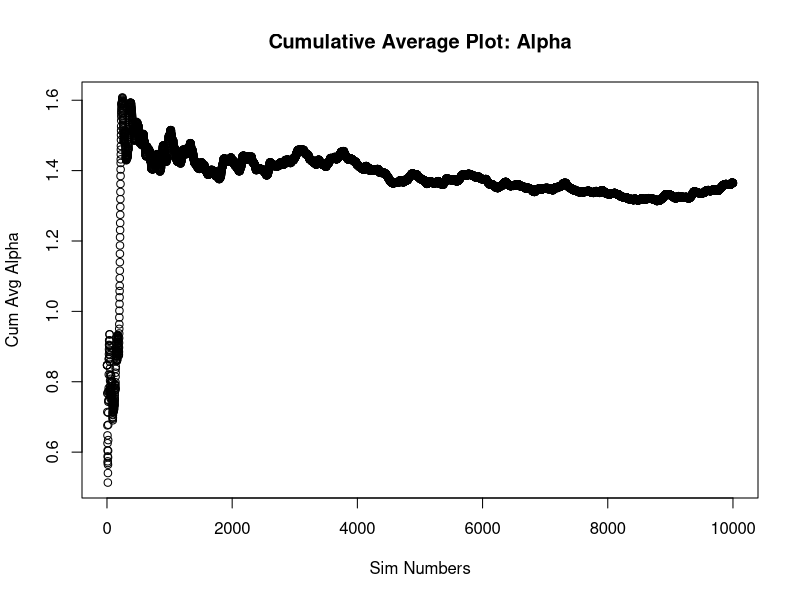
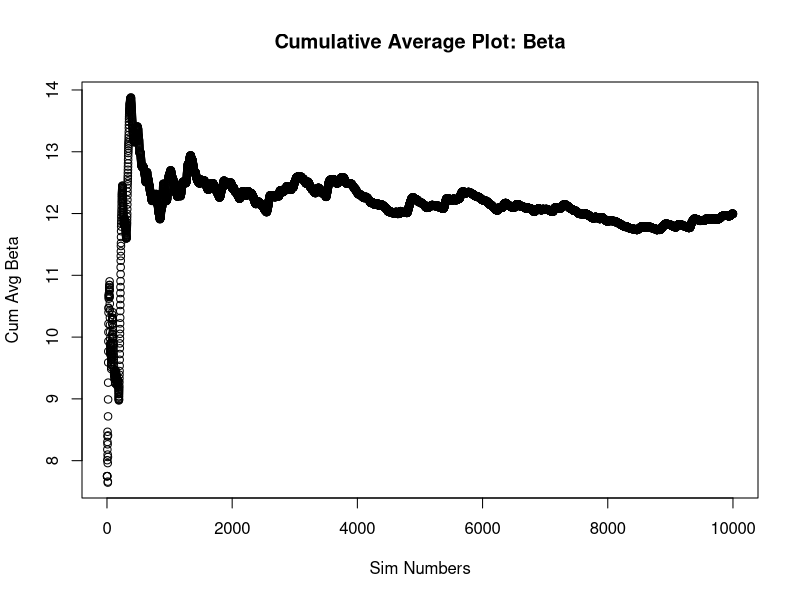

Here is the R script that generated these plots, in order:
## ---- chunk 1
library(gtools)
# Data
x               <-  c(-0.86, -0.30, -0.05,  0.73)
y               <-  c(0, 1, 3, 5)
n               <-  rep(5,4)
# ML estimation
fit <- glm( cbind(y, n-y) ~ x, family = binomial)
fit$coefficients = round(fit$coefficients*1000)/1000
paste(paste("(",fit$coefficients[1], sep=""), 
             paste(fit$coefficients[2],")", sep=""), sep=",")
## ---- chunk 2
posterior       <-  function(theta) {
  alpha         <- theta[1]
  beta          <- theta[2]
  posterior     <-  1
  for (i in 1:length(y)) {
    posterior   <-  posterior * ( 
      ( ( inv.logit( alpha + beta * x[i] ) )^y[i] ) *
        ( ( 1 - inv.logit( alpha + beta * x[i] ) )^( n[i] - y[i] ) ) 
    )
  }
  posterior
}

# Proposal Distribution
jumping         <- function(theta){
  alpha_star <- rnorm(1, mean = theta[1], sd = 1)
  beta_star <- rnorm(1, mean = theta[2], sd = 4)
  return(c(alpha_star,beta_star))
} 

sims <-  10000 
theta <-  matrix(0,nrow = sims, ncol = 2) 
theta[1,] <-  fit$coefficients

# Compute Acceptance Ratio and sample parameters
for (i in 2:sims)
{  
  theta.star <-  jumping(theta[i-1,]) # new sample
  # Acceptance Ratio    
  r <-  min( exp( 
    ( log( posterior(theta.star) ) ) - 
      ( log( posterior(theta[i-1,])) ) 
  ), 1) 
  
  #print(r)
  if ( r >= runif(1) ) 
  {
    theta[i,]     <- theta.star # Accept
  }
  else 
  {
    theta[i,]     <- theta[i-1,] # Reject
  }

}
## ---- chunk 3
plot(cumsum(theta[ ,1])/c(1:sims), main = "Cumulative Average Plot: Alpha", xlab = "Sim Numbers", ylab = "Cum Avg Alpha")
plot(cumsum(theta[ ,2])/c(1:sims), main = "Cumulative Average Plot: Beta", xlab = "Sim Numbers", ylab = "Cum Avg Beta")
